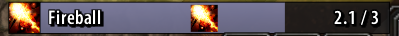
#> input picture addon/NampowerSettings/img.png, 399 x 36 px
$ python -i review_unitframes_primary_v4_candidates_v1.py   (imports and definitions only)
#> lines starting #> are read from the running program, lines starting #| are printed output that depends on the picture
#> further down, picture is the input picture: PIL image 399x36 RGBA; mean R, G, B, A 89.7, 80.4, 83.5, 255
#!/usr/bin/env python3
"""Review exact UF-PRIMARY V4 deterministic Player/Target candidates."""

from __future__ import annotations

import argparse
import json
import subprocess
import sys
from pathlib import Path

from PIL import Image, ImageChops, ImageDraw, ImageEnhance, ImageFont, ImageOps

from build_unitframes_primary_v4_candidates_v1 import (
    clear_transparent_rgb,
    role_masks,
    sha256,
)


ROOT = Path(__file__).resolve().parents[1]
DEFAULT_SPEC = ROOT / "tools/specs/unitframes_primary_v4_candidate_v1.json"
DEFAULT_DISPLAY = ROOT / "tools/specs/unitframes_primary_v4_candidate_display_region_v1.json"
DISPLAY_VALIDATOR = (
    ROOT / ".codex/skills/run-aeui-asset-workflow/scripts/validate_display_regions.py"
)
FONT_SANS = ROOT / "addon/AzerothExpeditionUI/Media/Fonts/NotoSansSC-Medium.ttf"
FONT_SERIF = ROOT / "addon/AzerothExpeditionUI/Media/Fonts/NotoSerifSC-SemiBold.ttf"


# [6 lines left out: function parse_args, not called in this run]


def font(path: Path, size: int) -> ImageFont.FreeTypeFont:
    return ImageFont.truetype(str(path), size)


def count_nonzero(mask: Image.Image) -> int:
    histogram = mask.convert("L").histogram()
    return sum(histogram[1:])


def transparent_rgb_count(image: Image.Image) -> int:
    red, green, blue, alpha = image.convert("RGBA").split()
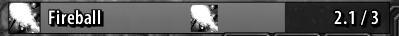
#> red: PIL image 399x36 L; min 0, max 255, mean 89.7
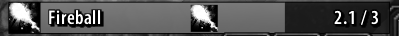
#> green: PIL image 399x36 L; min 0, max 255, mean 80.4
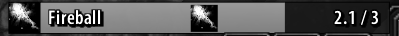
#> blue: PIL image 399x36 L; min 0, max 255, mean 83.5
#> alpha: PIL image 399x36 L; every value is 255
    invisible = alpha.point(lambda value: 255 if value == 0 else 0)
#> invisible: PIL image 399x36 L; every value is 0
    coloured = ImageChops.lighter(red, ImageChops.lighter(green, blue))
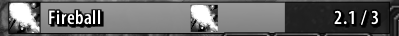
#> coloured: PIL image 399x36 L; min 0, max 255, mean 101.4
    return count_nonzero(ImageChops.multiply(coloured, invisible))
#> in count_nonzero, `histogram = mask.convert("L").histogram()`: histogram = 256 values, max 14364 at index 0, min 0 at index 1, mean 56.11


def rgba(hex_value: str, alpha: int = 255) -> tuple[int, int, int, int]:
    raw = hex_value.lstrip("#")
    return tuple(int(raw[index:index + 2], 16) for index in (0, 2, 4)) + (alpha,)


# [34 lines left out: functions checker, tint_statusbar, assemble_runtime, not called in this run]


def assemble_state(state: Image.Image, content_width: int) -> Image.Image:
    return assemble_runtime(state, content_width)


# [424 lines left out: functions render_unit_frame, draw_world_background, place_scaled, render_real_layout, render_real_layout_review, render_technical_review and 2 more, not called in this run]


# [2 lines not run here, left out]

>>> from PIL import Image
>>> picture = Image.open('../addon/NampowerSettings/img.png')
>>> result = transparent_rgb_count(picture)
#> result = 0
